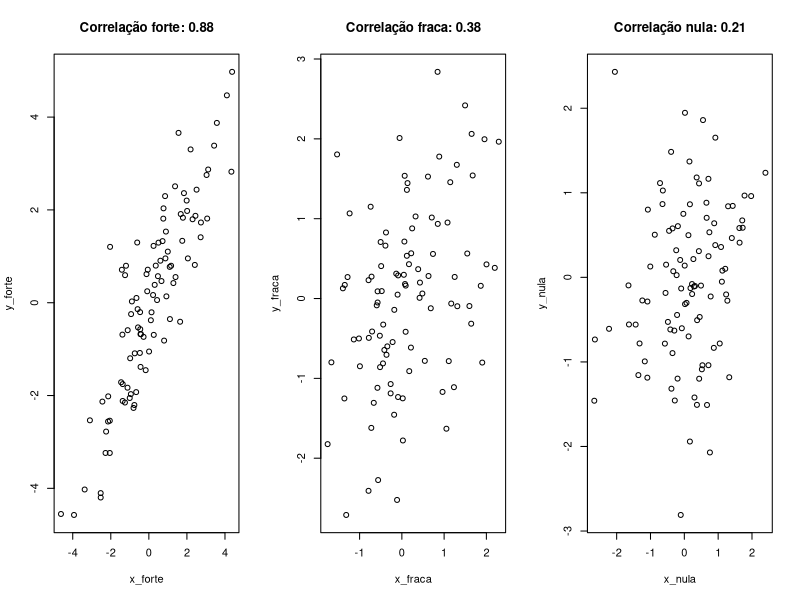
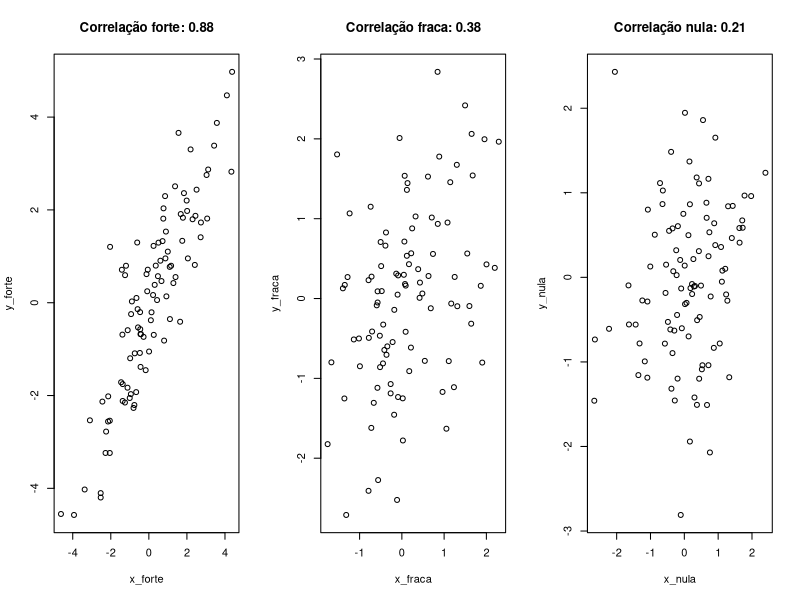
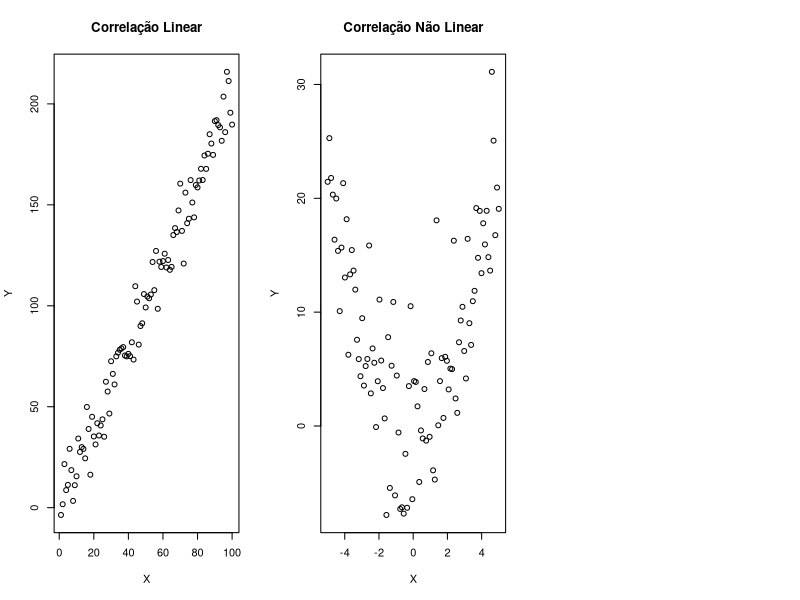
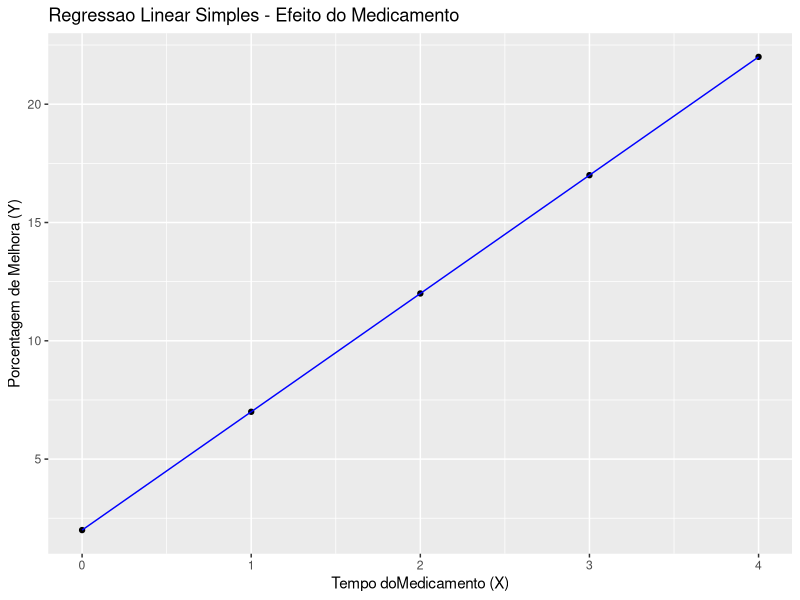
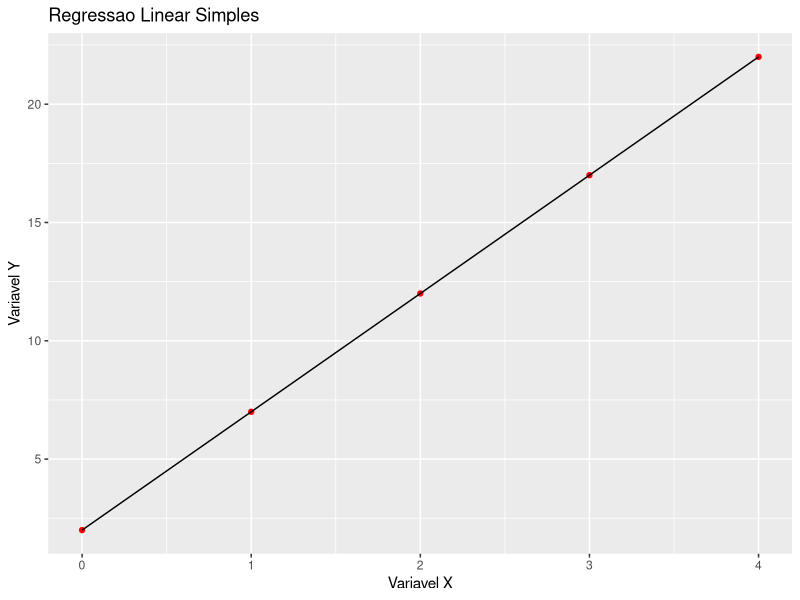
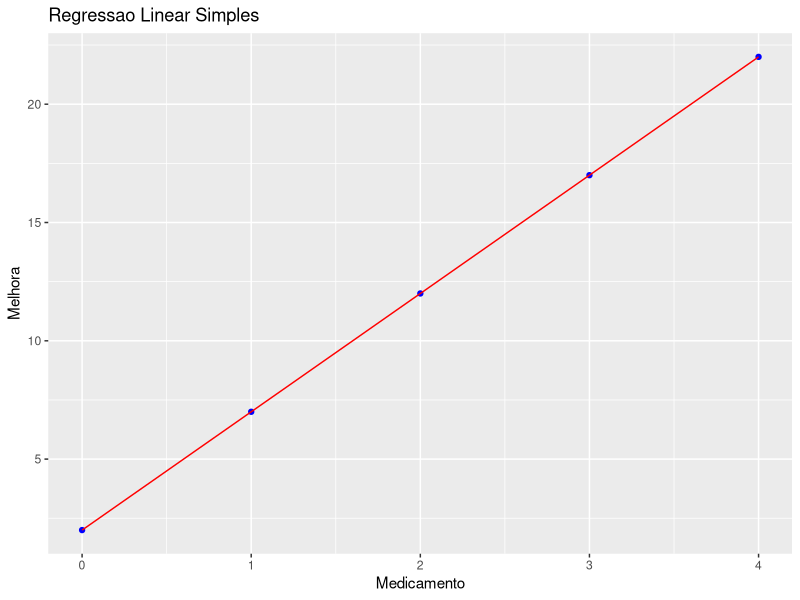

Recreate these plots in R, in order.
## ---- chunk 1
set.seed(123)

x_forte <- rnorm(100, mean = 0, sd = 2)
y_forte <- x_forte + rnorm(100, mean = 0, sd = 1)

x_fraca <- rnorm(100, mean = 0, sd = 1)
y_fraca <- 0.5 * x_fraca + rnorm(100, mean = 0, sd = 1)

x_nula <- rnorm(100, mean = 0, sd = 1)
y_nula <- rnorm(100, mean = 0, sd = 1)

cor_forte <- cor(x_forte, y_forte)
cor_fraca <- cor(x_fraca, y_fraca)
cor_nula <- cor(x_nula, y_nula)

par(mfrow = c(1, 3))

#forte
plot(x_forte, y_forte, main = paste("Correlação forte:", round(cor_forte, 2)))

#fraca
plot(x_fraca, y_fraca, main = paste("Correlação fraca:", round(cor_fraca, 2)))

#nula
plot(x_nula, y_nula, main = paste("Correlação nula:", round(cor_nula, 2)))
## ---- chunk 2
#criando uma reprodutibilidade de dados
set.seed(123)

#Criando as variáveis para os eixos x e y
x_forte <- rnorm(100, mean = 0, sd = 2)
y_forte <- x_forte + rnorm(100, mean = 0, sd = 1)

## ---- chunk 3
#Calculando a correlação entre x_forte e y_forte
cor_forte <- cor(x_forte, y_forte)

#Criando o gráfico
plot(x_forte, y_forte, main = paste("Correlação forte:", round(cor_forte, 2)))
## ---- chunk 4
#Criando as variáveis
x_fraca <- rnorm(100, mean = 0, sd = 1)
y_fraca <- 0.5 * x_fraca + rnorm(100, mean = 0, sd = 1)

## ---- chunk 5
#Calculando a correlação
cor_fraca <- cor(x_fraca, y_fraca)

#Criando o gráfico
plot(x_fraca, y_fraca, main = paste("Correlação fraca:", round(cor_fraca, 2)))

## ---- chunk 6

#Criando as variáveis dos eixos x e y
x_nula <- rnorm(100, mean = 0, sd = 1)
y_nula <- rnorm(100, mean = 0, sd = 1)

## ---- chunk 7
#calculando a correlação
cor_nula <- cor(x_nula, y_nula)

#Criando o Gráfico
plot(x_nula, y_nula, main = paste("Correlação nula:", round(cor_nula, 2)))
## ---- chunk 8
# correlação linear
set.seed(123)  # Para reprodutibilidade
x_linear <- 1:100
y_linear <- 2 * x_linear + rnorm(100, mean = 0, sd = 10)  # Correlação linear

# gráfico de dispersão correlação linear
plot(x_linear, y_linear, main = "Correlação Linear", 
     xlab = "X", ylab = "Y")

## ---- chunk 9
# correlação não linear
x_nlinear <- seq(-5, 5, length.out = 100)
y_nlinear <- x_nlinear^2 + rnorm(100, mean = 0, sd = 5)  # Correlação não linear

#  gráfico de dispersão correlação não linear
plot(x_nlinear, y_nlinear, main = "Correlação Não Linear", 
     xlab = "X", ylab = "Y")

## ---- chunk 10
# exemplo pra regressão linear simples
library(ggplot2)

# data.frame exemplo
exemplo_reg <- data.frame(
  Medicamento = c(0, 1, 2, 3, 4),
  Melhora = c(2, 7, 12, 17, 22)
)

# gráfico de dispersão com a linha de regressão linear
grafico_reg_ex <- ggplot(exemplo_reg, aes(x = Medicamento, y = Melhora)) +
  geom_point() +   # Adicione os pontos de dados
  geom_line(method = "lm", se = FALSE, color = "blue") +   # Adicione a linha de regressão linear
  labs(x = "Tempo doMedicamento (X)", y = "Porcentagem de Melhora (Y)",
       title = "Regressao Linear Simples - Efeito do Medicamento")

grafico_reg_ex
## ---- chunk 11

# Criando os vetores
x <- c(0, 1, 2, 3, 4)
y <- c(2, 7, 12, 17, 22)


# Calculando o número de observações
n <- length(x)

# Calculando a soma de x, y, x*y, x^2 e y^2
sum_x <- sum(x)
sum_y <- sum(y)
sum_xy <- sum(x * y)
sum_x2 <- sum(x^2)

# Calculando o coeficiente b
b <- (sum_xy - (sum_x * sum_y) / n) / (sum_x2 - (sum_x^2) / n)

# Calculando o coeficiente a 
a <- mean(y) - b * mean(x)

# Exibindo os coeficientes
cat("Coeficiente a (interceptação):", a, "\n")
cat("Coeficiente b (inclinação):", b, "\n")
## ---- chunk 12

# Calculando os valores previstos de y com base na equação  

x_valor <- seq(min(x), max(x), length.out = 25)
y_valor <- a + b * x_valor


#Criando um dataframe para os pontos  
dataframe_exemplo_reg <- data.frame(x = x_valor, y = y_valor)

#Criando o gráfico  
grafico_reg <- ggplot() +
  geom_point(data = data.frame(x, y), aes(x, y), color = "red") +
  geom_line(data = dataframe_exemplo_reg, aes(x, y), color = "black" )+
  labs(x = "Variavel X", y = "Variavel Y", title = "Regressao Linear Simples")

grafico_reg
## ---- chunk 13
# data.frame exemplo
exemplo_reg <- data.frame(
  Medicamento = c(0, 1, 2, 3, 4),
  Melhora = c(2, 7, 12, 17, 22)
)

#Ajustando o modelo de regressão linear 
modelo_reg <- lm(Melhora ~ Medicamento, data = exemplo_reg)

summary(modelo_reg)
## ---- chunk 14
#Criando o gráfico de regressão  

grafico_reg_medicamento <- ggplot(data = exemplo_reg, aes(x = Medicamento, y = Melhora)) +
  geom_point(color = "blue") + 
  geom_line(method = "lm", se = FALSE, color = "red") + 
  labs(x = "Medicamento", y = "Melhora", title = "Regressao Linear Simples")
  
grafico_reg_medicamento
